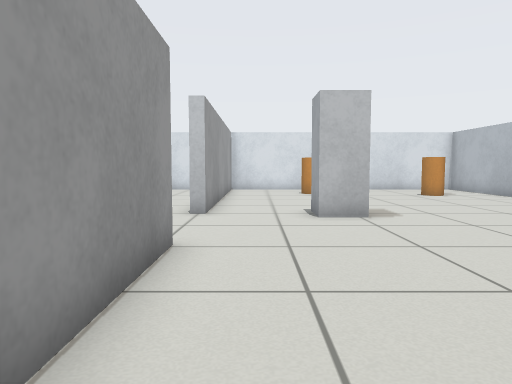
[1] (above)

16 first-person views from a walk through a world built for the Gazebo simulator. The camera is 0.61 m above the floor, tilts 4° down and sees 70° across. The floor is counted in squares, 0.5 m on a side. Each view is taken from the middle of a square. On the plan, view 1 faces up. The plan holds only what a view shows up to about 14 squares ahead; the rest is blank.

[2]
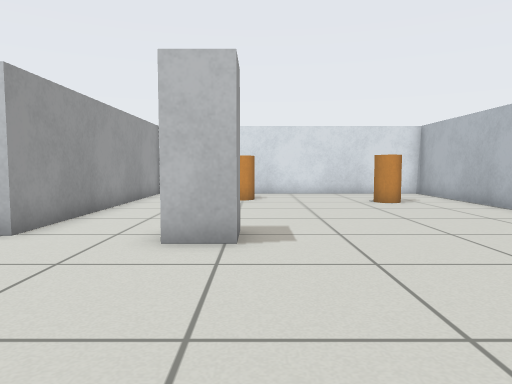

[3]
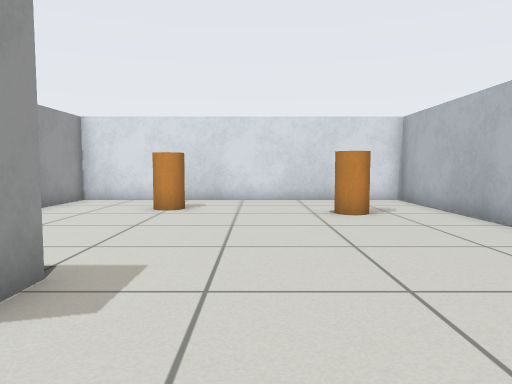

[4]
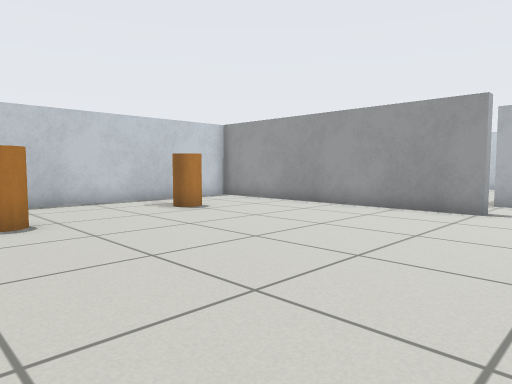

[5]
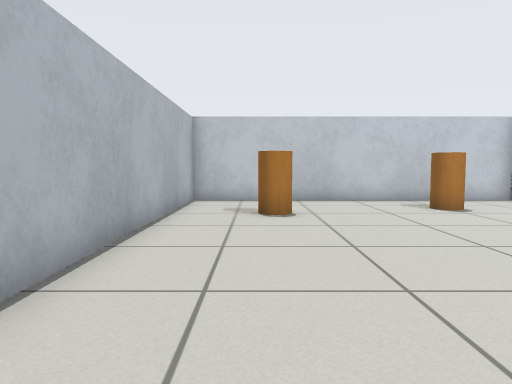

[6]
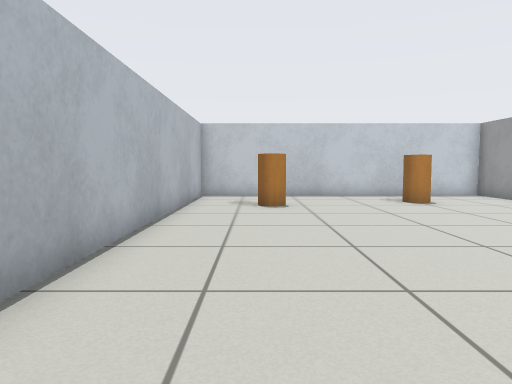

[7]
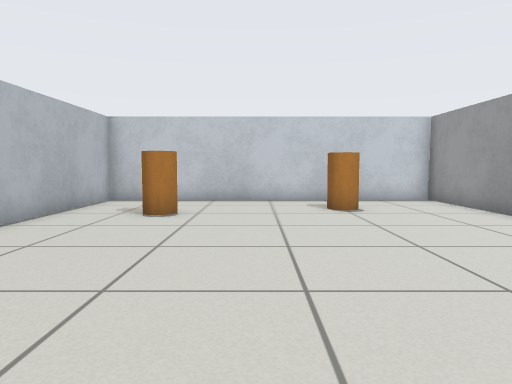

[8]
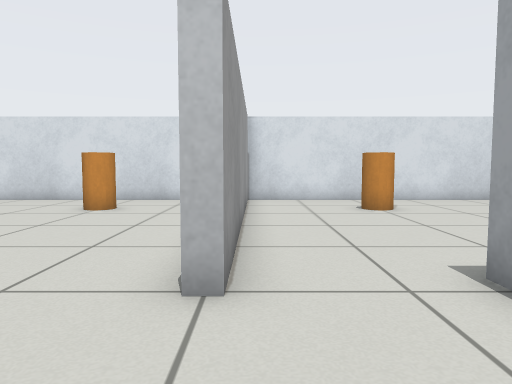

[9]
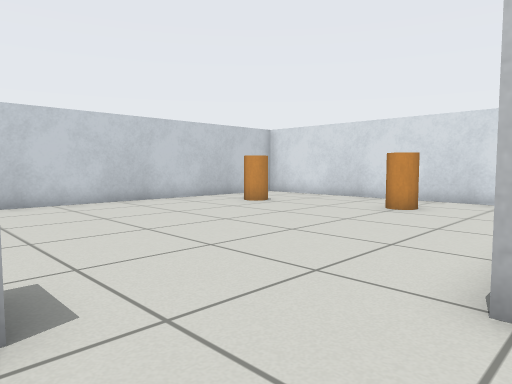

[10]
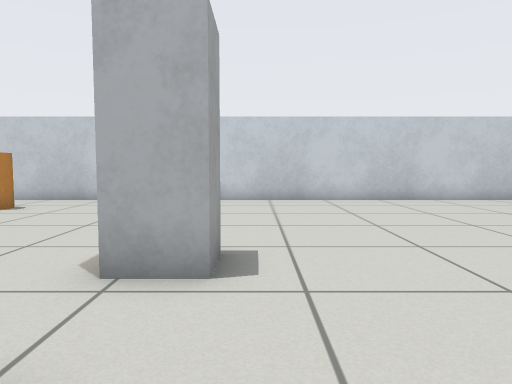

[11]
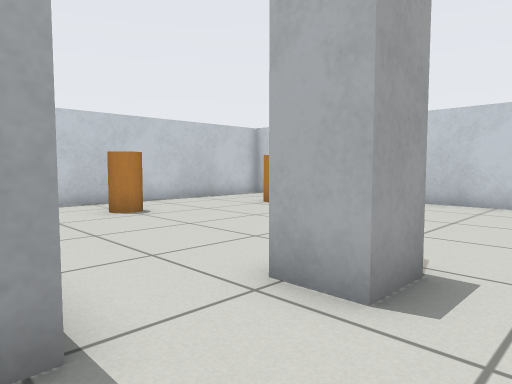

[12]
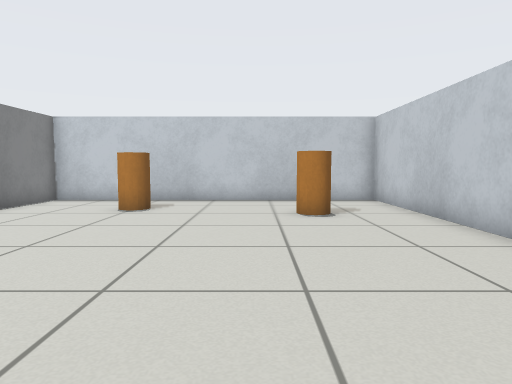

[13]
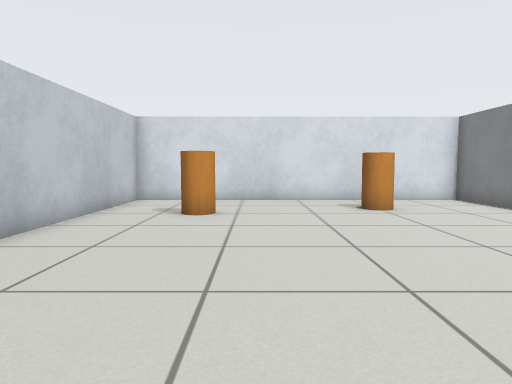

[14]
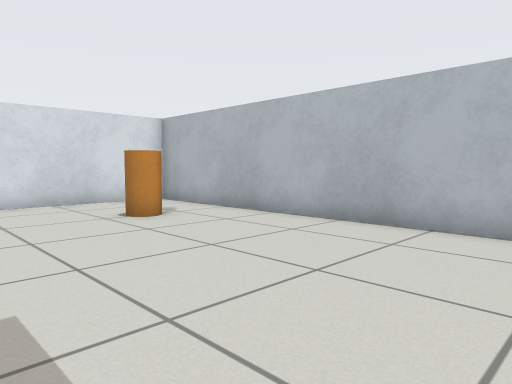

[15]
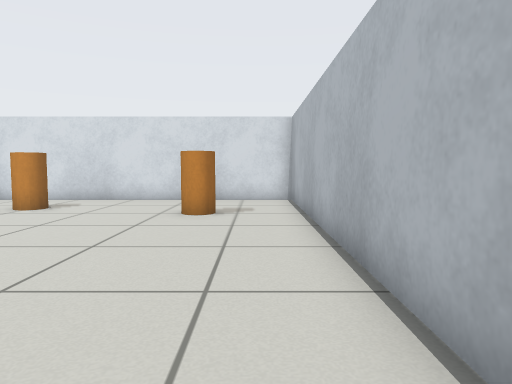

[16]
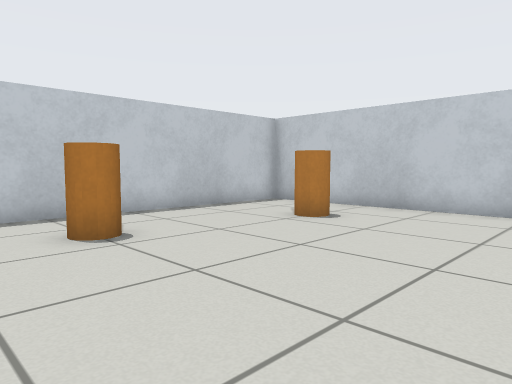

### Floor plan
Points are (right, up) in squares from view 1. A wall is a line through its corners. A room is listed if a view was taken in it or the views show most of it. See-through windows are left out.
Room 1 (views 1, 2, 3, 4, 5, 6, 7, 10, 14, 15)
walls: (-1.3, 4.6) (-1.3, -4.3) (10.3, -4.3) (10.3, 19.3) (-1.3, 19.3) (-1.3, 9.4)
ways out: opening at (-1.2, 7) to room 2
objects: orange cylinder (2, -2) to (3, -1); pillar (2, 9) to (2, 10); orange cylinder (2, 16) to (3, 17); orange cylinder (7, -1) to (8, 0); orange cylinder (7, 15) to (8, 16)
Room 2 (views 8, 9, 11, 12, 13, 16)
walls: (-1.8, 5.6) (-1.3, 5.6) (-1.3, 4.6); (-1.3, 9.4) (-1.8, 9.4); (-1.7, 16.4) (-1.7, 19.3) (-13.3, 19.3) (-13.3, -4.3) (-1.7, -4.3) (-1.7, -1.4)
ways out: opening at (-1.2, 7) to room 1
objects: orange cylinder (-11, -1) to (-10, 0); orange cylinder (-11, 15) to (-10, 16); orange cylinder (-6, -2) to (-5, -1); orange cylinder (-6, 16) to (-5, 17); pillar (-5, 6) to (-4, 6)

Positions as (right, up) in squares from view 1, and headings:
1: (0, 0), facing up
2: (3, 3), facing up
3: (5, 6), facing up
4: (9, 8), facing down-left
5: (8, 9), facing down
6: (8, 11), facing down
7: (5, 9), facing down
8: (-1, 6), facing up
9: (-1, 6), facing up-left
10: (0, 7), facing left
11: (-1, 8), facing down-left
12: (-9, 9), facing down
13: (-9, 6), facing up
14: (3, 7), facing up-right
15: (9, 6), facing up
16: (-3, 5), facing down-left
